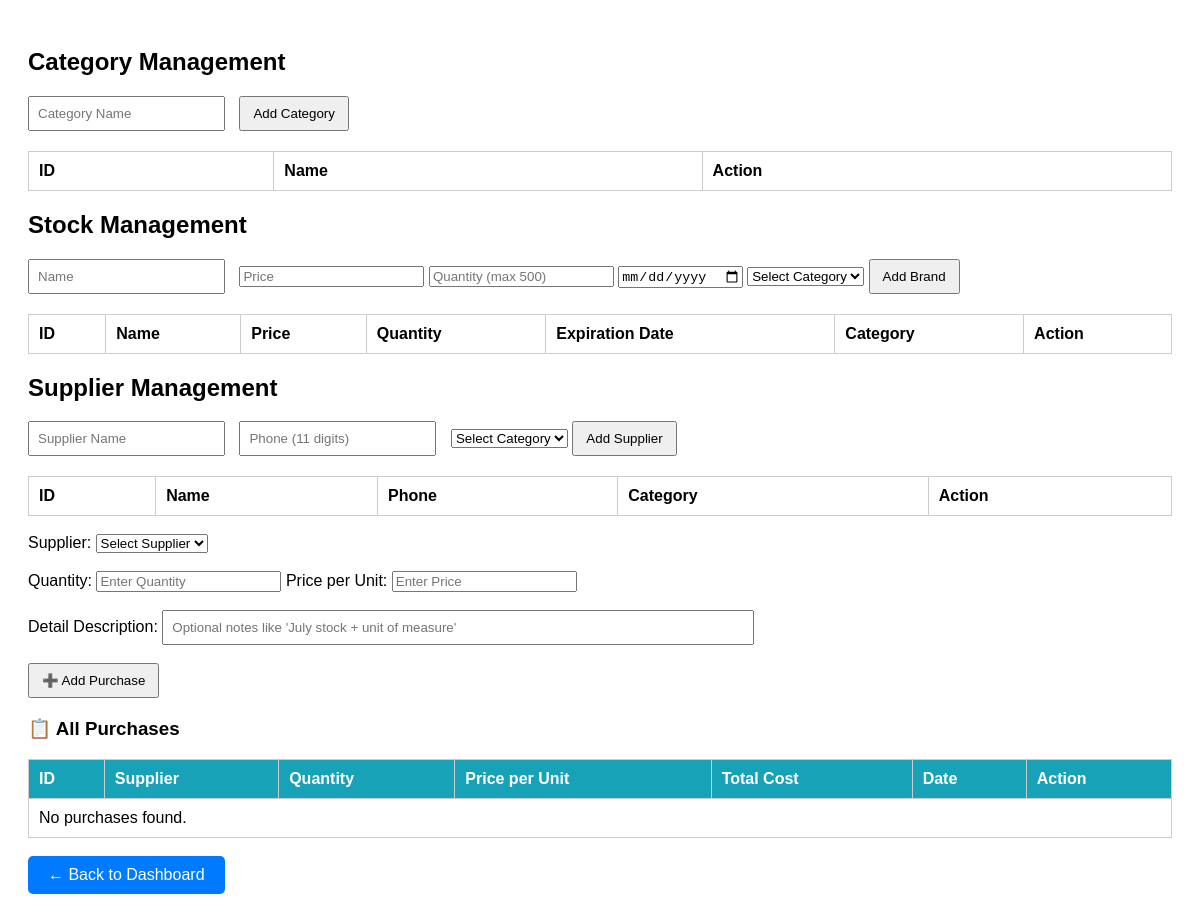
The page /pages/manage.php on the database as committed earlier.
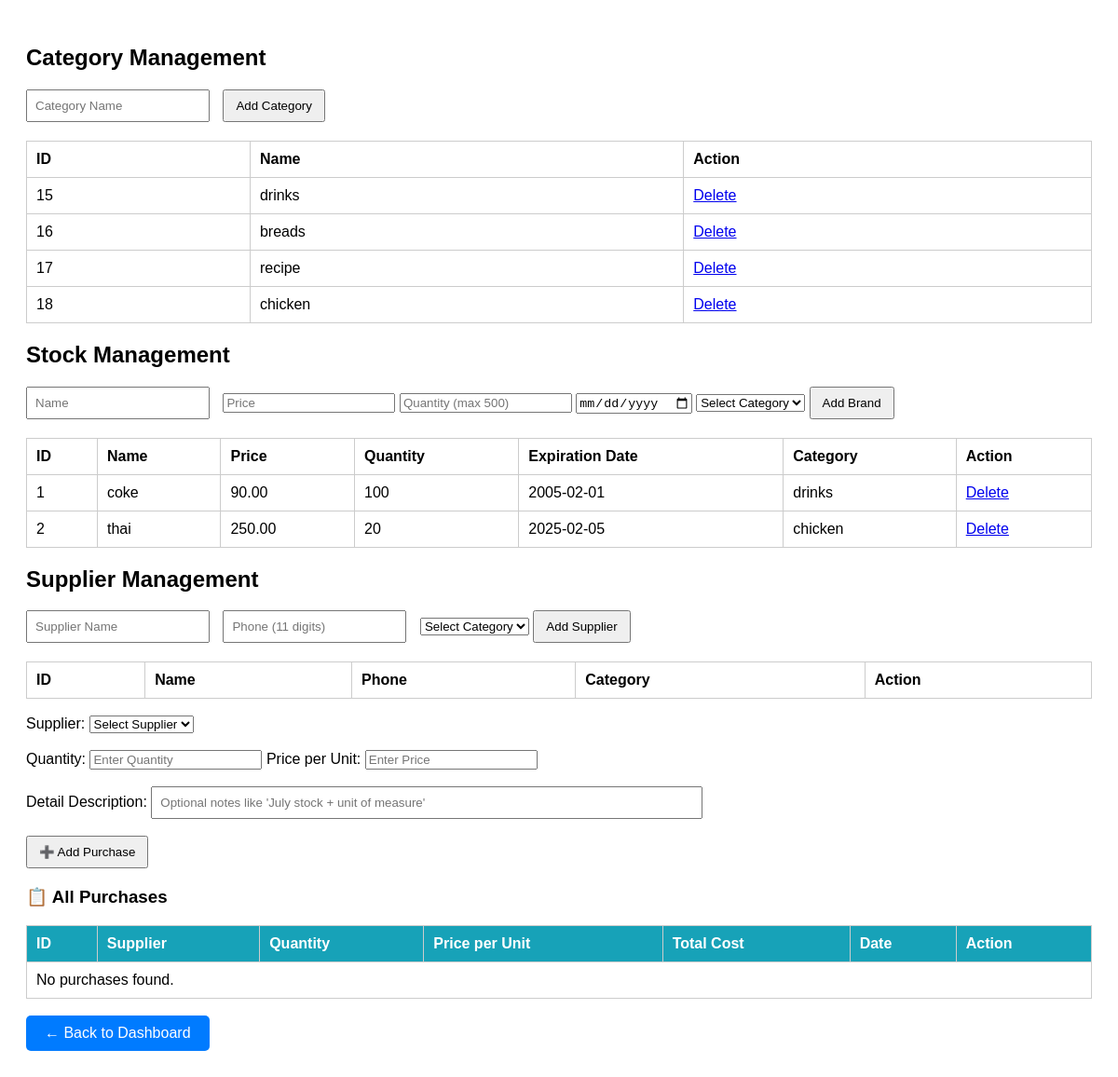
The same page on the database as committed later.
### tables this page shows
CREATE TABLE `categories` (
  `id` int(11) NOT NULL,
  `name` varchar(100) NOT NULL
);

CREATE TABLE `brands` (
  `id` int(11) NOT NULL,
  `name` varchar(100) NOT NULL,
  `price` decimal(10,2) DEFAULT NULL,
  `expiration_date` date DEFAULT NULL,
  `quantity` int(11) DEFAULT NULL,
  `category_id` int(11) NOT NULL
);

### classes/Category.php (called while the page is built, shortened)
<?php
class Category {
    private $conn;
    public function __construct($db) {
        $this->conn = $db;
    }
    public function getAll() {
        return $this->conn->query("SELECT * FROM categories");
    }
}
?>

### classes/Brand.php (called while the page is built, shortened)
<?php
class Brand {
    private $conn;
    public function __construct($db) {
        $this->conn = $db;
    }
   public function getAll() {
    $query = "SELECT brands.*, categories.name AS category_name
              FROM brands
              JOIN categories ON brands.category_id = categories.id";
    return $this->conn->query($query);
}
}
?>

### pages/manage.php (the view, shortened to what the changed rows need)
<?php
require_once('../classes/Category.php');
require_once('../classes/Brand.php');
$db = new DB();
$conn = $db->connect();
$category = new Category($conn);
$brand = new Brand($conn);
?>
<!DOCTYPE html>
<html>
<head>
    <link rel="stylesheet" href="../assets/style.css">
</head>
<body>
    <h2>Category Management</h2>
    <table>
        <tr><th>ID</th><th>Name</th><th>Action</th></tr>
        <?php
        $result = $category->getAll();
        while ($row = $result->fetch_assoc()) {
            echo "<tr>
                <td>{$row['id']}</td>
                <td>{$row['name']}</td>
                <td><a href='manage.php?delete_category={$row['id']}'>Delete</a></td>
            </tr>";
        }
        ?>
    </table>
    <h2>Stock Management</h2>
    <table>
        <tr>
            <th>ID</th>
            <th>Name</th>
            <th>Price</th>
            <th>Quantity</th>
            <th>Expiration Date</th>
            <th>Category</th>
            <th>Action</th>
        </tr>
        <?php
        $result = $brand->getAll();
        while ($row = $result->fetch_assoc()) {
            echo "<tr>
                <td>{$row['id']}</td>
                <td>{$row['name']}</td>
                <td>{$row['price']}</td>
                <td>{$row['quantity']}</td>
                <td>{$row['expiration_date']}</td>
                <td>{$row['category_name']}</td>
                <td><a href='manage.php?delete_brand={$row['id']}'>Delete</a></td>
            </tr>";
        }
        ?>
    </table>
        <h2>Supplier Management</h2>
<table>
    <tr>
        <th>ID</th>
        <th>Name</th>
        <th>Phone</th>
        <th>Category</th>
        <th>Action</th>
    </tr>
</table>
<br>
<table border="1" cellpadding="8" cellspacing="0">
    <thead style="background-color: #17a2b8; color: white;">
        <tr>
            <th>ID</th>
            <th>Supplier</th>
            <th>Quantity</th>
            <th>Price per Unit</th>
            <th>Total Cost</th>
            <th>Date</th>
            <th>Action</th>
        </tr>
    </thead>
</table>
<br>
</body>
</html>

Rows that differ between the two databases and show on the page:
added categories: id "15", name "drinks"
added categories: id "16", name "breads"
added categories: id "17", name "recipe"
added categories: id "18", name "chicken"
added brands: id "1", name "coke", price "90.00", quantity "100", expiration_date "2005-02-01", category.name "drinks"
added brands: id "2", name "thai", price "250.00", quantity "20", expiration_date "2025-02-05", category.name "chicken"
